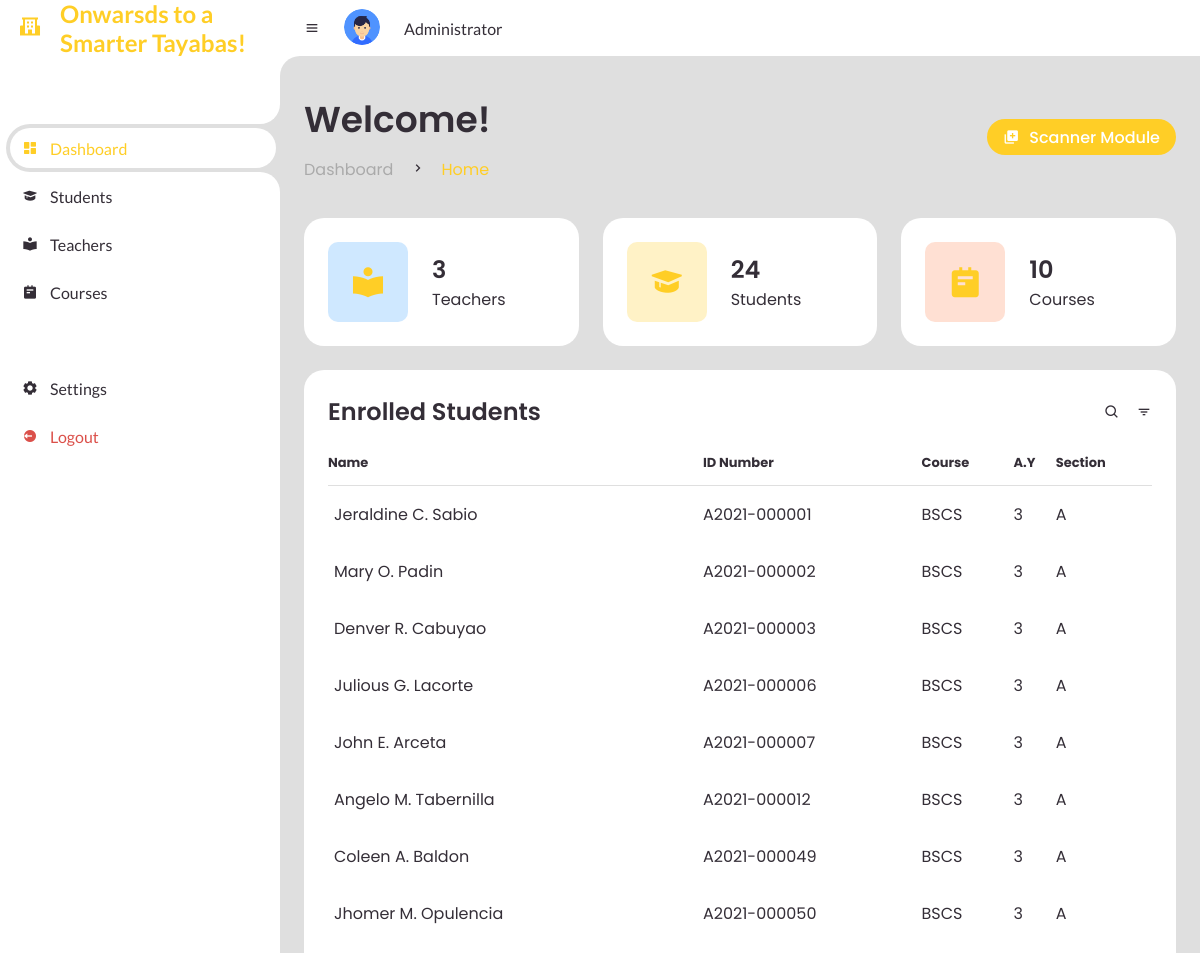
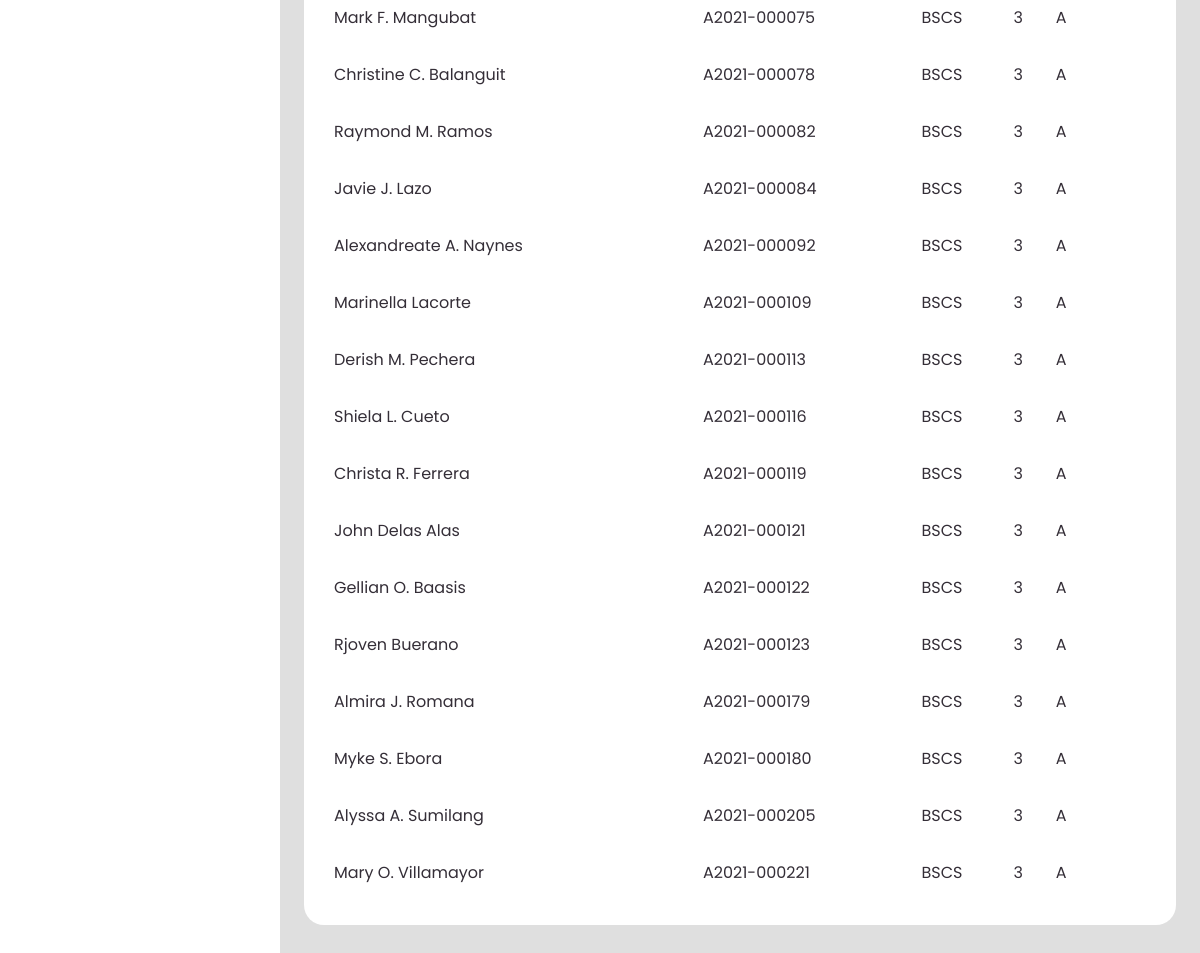
The app's page /ADMIN.php with its own data (2 pictures, top to bottom).
### tables this page shows
CREATE TABLE `students` (
  `studentID` varchar(20) NOT NULL,
  `course` varchar(50) DEFAULT NULL,
  `academicYear` int(11) DEFAULT NULL,
  `section` varchar(10) DEFAULT NULL,
  `firstName` varchar(50) DEFAULT NULL,
  `middleName` varchar(50) DEFAULT NULL,
  `lastName` varchar(50) DEFAULT NULL
);

### ADMIN.php (the view, shortened to what this page needs)
<?php
$conn = mysqli_connect("localhost", "root", "", "G3");
$query = "SELECT firstName, middleName, lastName, studentID, course, academicYear, section FROM Students";
$result = mysqli_query($conn, $query);
$countStudentsQuery = "SELECT COUNT(*) as studentCount FROM Students";
$studentsCountResult = mysqli_query($conn, $countStudentsQuery);
$studentsCount = mysqli_fetch_assoc($studentsCountResult);
$countTeachersQuery = "SELECT COUNT(*) as teacherCount FROM users WHERE user_type = 'teacher'";
$teachersCountResult = mysqli_query($conn, $countTeachersQuery);
$teachersCount = mysqli_fetch_assoc($teachersCountResult);
?>
<!DOCTYPE html>
<html lang="en">
<head>
    <link href='https://unpkg.com/boxicons@2.0.9/css/boxicons.min.css' rel='stylesheet'>
    <link rel="stylesheet" href="ADMINSTYLE.css">
</head>
<body>
    <section id="sidebar">
        <a href="#" class="brand">
            <i class='bx bxs-school'></i>
            <span class="text">Onwarsds to a Smarter Tayabas!</span>
        </a>
        <ul class="side-menu top">
            <li class="active">
                <a href="ADMIN.php">
                    <i class='bx bxs-dashboard' ></i>
                    <span class="text">Dashboard</span>
                </a>
            </li>
            <li>
                <a href="students.php">
                    <i class='bx bxs-graduation' ></i>
                    <span class="text">Students</span>
                </a>
            </li>
            <li>
                <a href="teacher.php">
                    <i class='bx bxs-book-reader' ></i>
                    <span class="text">Teachers</span>
                </a>
            </li>
            <li>
                <a href="#">
                    <i class='bx bxs-notepad' ></i>
                    <span class="text">Courses</span>
                </a>
            </li>
        </ul>
        <ul class="side-menu">
            <li>
                <a href="#">
                    <i class='bx bxs-cog' ></i>
                    <span class="text">Settings</span>
                </a>
            </li>
            <li>
                <a id=Alogout href="logout.php" class="logout">
                    <i class='bx bxs-log-out-circle' ></i>
                    <span class="text">Logout</span>
                </a>
            </li>
        </ul>
    </section>
    <section id="content">
        <nav>
            <i class='bx bx-menu' ></i>
            <a href="#" class="profile">
                <img src="icons/user.png" alt="">
            </a>
            <a href="#" class="nav-link">Administrator</a>
        </nav>
        <main>
            <div class="head-title">
                <div class="left">
                    <h1>Welcome!</h1>
                    <ul class="breadcrumb">
                        <li>
                            <a href="#">Dashboard</a>
                        </li>
                        <li><i class='bx bx-chevron-right' ></i></li>
                        <li>
                            <a class="active" href="#">Home</a>
                        </li>
                    </ul>
                </div>
                <a href="QR_scanner.php" target="_blank" class="btn-download">
                    <i class='bx bxs-add-to-queue' ></i>
                    <span class="text">Scanner Module</span>
                </a>
            </div>
            <ul class="box-info">
            <li>
                <i class='bx bxs-book-reader'></i>
                <span class="text">
                    <h3><?php echo $teachersCount['teacherCount']; ?></h3>
                    <p>Teachers</p>
                </span>
            </li>
            <li>
                <i class='bx bxs-graduation'></i>
                <span class="text">
                    <h3><?php echo $studentsCount['studentCount']; ?></h3>
                    <p>Students</p>
                </span>
            </li>
            <li>
                <i class='bx bxs-notepad'></i>
                <span class="text">
                    <h3>10</h3>
                    <p>Courses</p>
                </span>
            </li>
            </ul>
            <div class="table-data">
            <div class="order">
                <div class="head">
                    <h3>Enrolled Students</h3>
                    <i class='bx bx-search'></i>
                    <i class='bx bx-filter'></i>
                </div>
                <table>
                    <thead>
                        <tr>
                            <th>Name</th>
                            <th>ID Number</th>
                            <th>Course</th>
                            <th>A.Y</th>
                            <th>Section</th>
                        </tr>
                    </thead>
                    <tbody>
                        <?php
                        while ($row = mysqli_fetch_assoc($result)) {
                            $fullName = $row["firstName"] . " " . $row["middleName"] . " " . $row["lastName"];
                            echo "<tr>";
                            echo "<td>" . $fullName . "</td>";
                            echo "<td>" . $row["studentID"] . "</td>";
                            echo "<td>" . $row["course"] . "</td>";
                            echo "<td>" . $row["academicYear"] . "</td>";
                            echo "<td>" . $row["section"] . "</td>";
                            echo "</tr>";
                        }
                        ?>
                    </tbody>
                </table>
            </div>
            </div>
        </main>
    </section>
</body>
</html>

### records on screen
students: fullName "Jeraldine C. Sabio", studentID "A2021-000001", course "BSCS", academicYear "3", section "A"
students: fullName "Mary O. Padin", studentID "A2021-000002", course "BSCS", academicYear "3", section "A"
students: fullName "Denver R. Cabuyao", studentID "A2021-000003", course "BSCS", academicYear "3", section "A"
students: fullName "Julious G. Lacorte", studentID "A2021-000006", course "BSCS", academicYear "3", section "A"
students: fullName "John E. Arceta", studentID "A2021-000007", course "BSCS", academicYear "3", section "A"
students: fullName "Angelo M. Tabernilla", studentID "A2021-000012", course "BSCS", academicYear "3", section "A"
students: fullName "Coleen A. Baldon", studentID "A2021-000049", course "BSCS", academicYear "3", section "A"
students: fullName "Jhomer M. Opulencia", studentID "A2021-000050", course "BSCS", academicYear "3", section "A"
students: fullName "Mark F. Mangubat", studentID "A2021-000075", course "BSCS", academicYear "3", section "A"
students: fullName "Christine C. Balanguit", studentID "A2021-000078", course "BSCS", academicYear "3", section "A"
students: fullName "Raymond M. Ramos", studentID "A2021-000082", course "BSCS", academicYear "3", section "A"
students: fullName "Javie J. Lazo", studentID "A2021-000084", course "BSCS", academicYear "3", section "A"
students: fullName "Alexandreate A. Naynes", studentID "A2021-000092", course "BSCS", academicYear "3", section "A"
students: fullName "Marinella Lacorte", studentID "A2021-000109", course "BSCS", academicYear "3", section "A"
students: fullName "Derish M. Pechera", studentID "A2021-000113", course "BSCS", academicYear "3", section "A"
students: fullName "Shiela L. Cueto", studentID "A2021-000116", course "BSCS", academicYear "3", section "A"
students: fullName "Christa R. Ferrera", studentID "A2021-000119", course "BSCS", academicYear "3", section "A"
students: fullName "John Delas Alas", studentID "A2021-000121", course "BSCS", academicYear "3", section "A"
students: fullName "Gellian O. Baasis", studentID "A2021-000122", course "BSCS", academicYear "3", section "A"
students: fullName "Rjoven Buerano", studentID "A2021-000123", course "BSCS", academicYear "3", section "A"
students: fullName "Almira J. Romana", studentID "A2021-000179", course "BSCS", academicYear "3", section "A"
students: fullName "Myke S. Ebora", studentID "A2021-000180", course "BSCS", academicYear "3", section "A"
students: fullName "Alyssa A. Sumilang", studentID "A2021-000205", course "BSCS", academicYear "3", section "A"
students: fullName "Mary O. Villamayor", studentID "A2021-000221", course "BSCS", academicYear "3", section "A"

### other values on screen
$teachersCount['teacherCount'] "3"
$studentsCount['studentCount'] "24"
